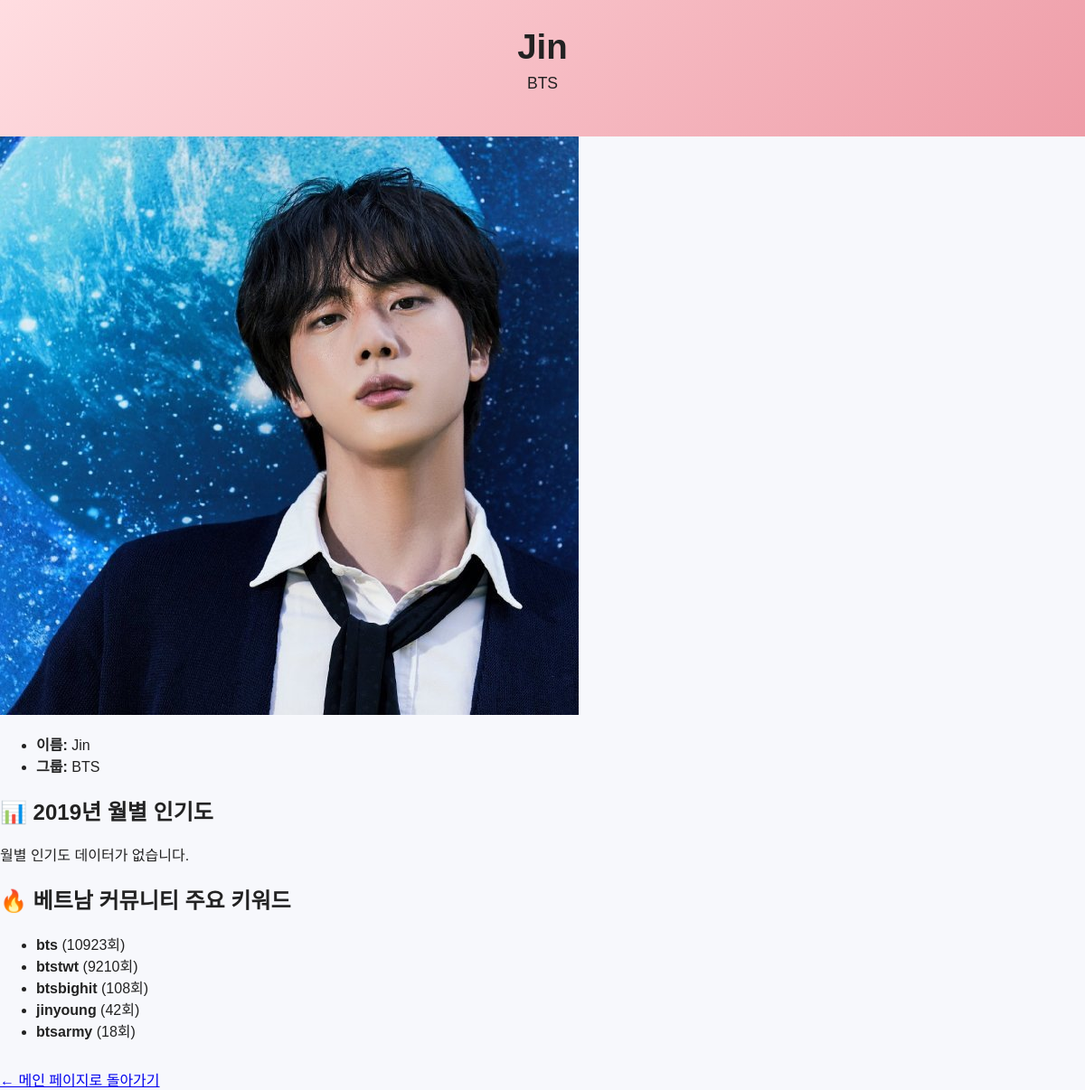
The page /idol/2 on the database its author committed.
### tables this page shows
CREATE TABLE idol (
    id INTEGER PRIMARY KEY AUTOINCREMENT,
    name TEXT NOT NULL,
    group_name TEXT NOT NULL,
    debut_year INTEGER,
    agency TEXT
, image TEXT);

### app.py (the view)
@app.route("/idol/<int:id>")
def idol_detail(id):
    conn = get_db()
    cur = conn.cursor()
    cur.execute("SELECT * FROM idol WHERE id = ?", (id,))
    idol = cur.fetchone()
    if idol is None:
        conn.close()
        return "아이돌 정보를 찾을 수 없습니다.", 404
    popularity = []
    try:
        cur.execute("""
            SELECT
                month,
                score AS popularity_score
            FROM idol_popularity
            WHERE idol_id = ?
              AND year = 2019
            ORDER BY month
        """, (id,))
        popularity = cur.fetchall()
    except sqlite3.OperationalError:
        popularity = []
    keywords = []
    try:
        cur.execute("""
            SELECT keyword, SUM(keyword_count) AS total_count
            FROM keyword_trend
            WHERE year = 2019
              AND (
                  LOWER(keyword) LIKE '%' || LOWER(?) || '%'
                  OR LOWER(keyword) LIKE '%' || LOWER(?) || '%'
              )
            GROUP BY keyword
            ORDER BY total_count DESC
            LIMIT 5
        """, (idol["name"], idol["group_name"]))
        keywords = cur.fetchall()
    except sqlite3.OperationalError:
        keywords = []
    conn.close()
    return render_template(
        "idol_detail.html",
        idol=idol,
        popularity=popularity,
        keywords=keywords
    )

### app.py (called while the page is built)
def get_db():
    conn = sqlite3.connect("database.db")
    conn.row_factory = sqlite3.Row
    return conn

### templates/idol_detail.html (shortened to what this page needs)
<!DOCTYPE html>
<html lang="ko">
<head>
    <link rel="stylesheet" href="{{ url_for('static', filename='style.css') }}">
</head>
<body>
<header>
    <h1>{{ idol.name }}</h1>
    <p>{{ idol.group_name }}</p>
</header>
<main>
    <section class="idol-basic">
        <img
            src="{{ url_for('static', filename='images/' ~ idol.image) }}"
            alt="{{ idol.name }}"
            class="idol-detail-img"
        >
        <ul class="idol-info">
            <li><strong>이름:</strong> {{ idol.name }}</li>
            <li><strong>그룹:</strong> {{ idol.group_name }}</li>
        </ul>
    </section>
    <section class="idol-popularity">
        <h2>📊 2019년 월별 인기도</h2>
        {% if popularity %}
        <table>
            <tr>
                <th>월</th>
                <th>인기도 점수</th>
            </tr>
            {% for row in popularity %}
            <tr>
                <td>{{ row.month }}월</td>
                <td>{{ row.popularity_score }}</td>
            </tr>
            {% endfor %}
        </table>
        {% else %}
            <p>월별 인기도 데이터가 없습니다.</p>
        {% endif %}
    </section>
    <section class="idol-keywords">
        <h2>🔥 베트남 커뮤니티 주요 키워드</h2>
        {% if keywords %}
        <ul class="keyword-list">
            {% for k in keywords %}
                <li>
                    <strong>{{ k.keyword }}</strong>
                    ({{ k.total_count }}회)
                </li>
            {% endfor %}
        </ul>
        {% else %}
            <p>관련 키워드 데이터가 없습니다.</p>
        {% endif %}
    </section>
    <div style="margin-top: 30px;">
        <a href="/">← 메인 페이지로 돌아가기</a>
    </div>
</main>
</body>
</html>

### static/style.css (style rules this page uses)
body { font-family: "Apple SD Gothic Neo", "Noto Sans KR", sans-serif; margin: 0; padding: 0; background: #f7f8fc; color: #222; }
header { text-align: center; padding: 30px 10px; background: linear-gradient(135deg, #ffdde1, #ee9ca7); color: #222; }
header h1 { margin: 0; font-size: 2.4rem; }
header p { margin-top: 8px; font-size: 1.1rem; }

### rows shown on the page
idol: name "Jin", group_name "BTS", image (picture)

### other values the page prints
{{ k.keyword }} "bts" "btstwt" "btsbighit" "jinyoung" "btsarmy"
{{ k.total_count }} "10923" "9210" "108" "42" "18"
